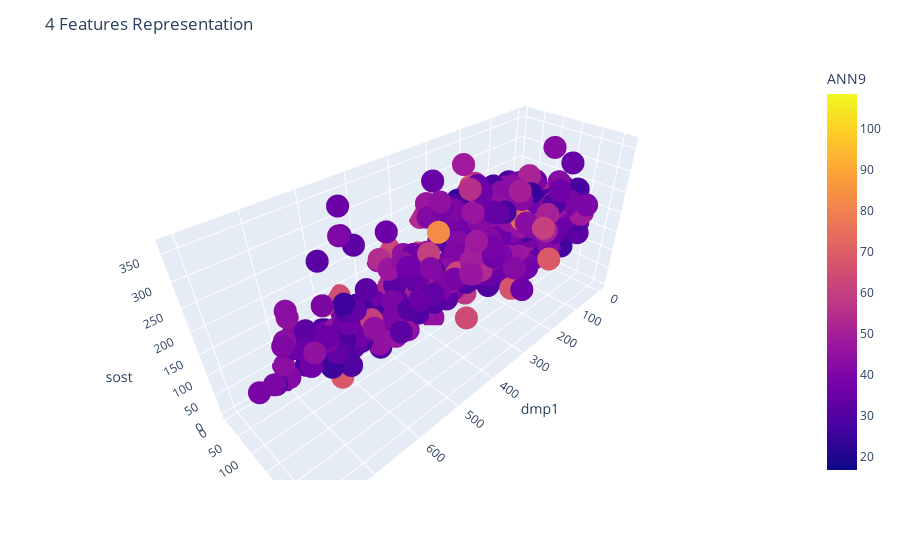

Notebook code for this chart:
### Code cell
fig2 = px.scatter_3d(YP_subset_original, x="dmp1", y="fgf23",z="sost",
                     color="ANN9")
fig2.update_layout(title="4 Features Representation")
fig2.show()

### Figure 1 — Plotly figure (JSON) as saved in the notebook; plotly's stock layout.template omitted (floating-point values rounded to 4 significant figures; data arrays with more than 128 entries replaced by an {"elided": "..."} marker saying what was removed)
{"data": [{"hovertemplate": "dmp1=%{x}<br>fgf23=%{y}<br>sost=%{z}<br>ANN9=%{marker.color}<extra></extra>", "legendgroup": "", "marker": {"color": {"elided": "2000 float values"}, "coloraxis": "coloraxis", "symbol": "circle"}, "mode": "markers", "name": "", "scene": "scene", "showlegend": false, "type": "scatter3d", "x": {"elided": "2000 float values"}, "y": {"elided": "2000 float values"}, "z": {"elided": "2000 float values"}}], "layout": {"coloraxis": {"colorbar": {"title": {"text": "ANN9"}}, "colorscale": [[0, "#0d0887"], [0.1111, "#46039f"], [0.2222, "#7201a8"], [0.3333, "#9c179e"], [0.4444, "#bd3786"], [0.5556, "#d8576b"], [0.6667, "#ed7953"], [0.7778, "#fb9f3a"], [0.8889, "#fdca26"], [1, "#f0f921"]]}, "legend": {"tracegroupgap": 0}, "margin": {"t": 60}, "scene": {"domain": {"x": [0, 1], "y": [0, 1]}, "xaxis": {"title": {"text": "dmp1"}}, "yaxis": {"title": {"text": "fgf23"}}, "zaxis": {"title": {"text": "sost"}}}, "title": {"text": "4 Features Representation"}}}
